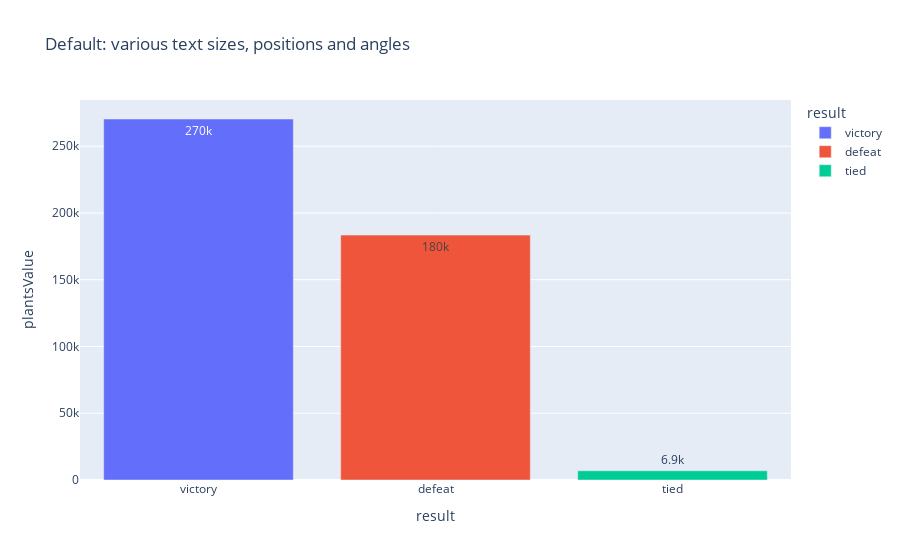
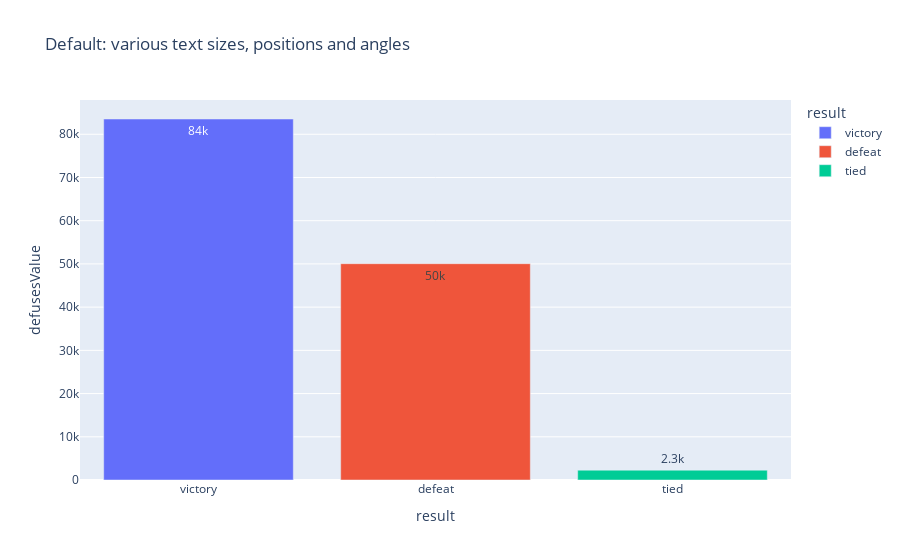

Write notebook code for charts like these, in order.
### Code cell
fig = px.bar(matches_plat_defuse, x = 'result', y = 'plantsValue', text_auto='.2s',
            title="Default: various text sizes, positions and angles", color = 'result')
fig.show()

fig = px.bar(matches_plat_defuse, x = 'result', y = 'defusesValue', text_auto='.2s',
            title="Default: various text sizes, positions and angles", color = 'result')
fig.show()

### Figure 1 — Plotly figure (JSON) as saved in the notebook; plotly's stock layout.template omitted (floating-point values rounded to 4 significant figures)
{"data": [{"alignmentgroup": "True", "hovertemplate": "result=%{x}<br>plantsValue=%{y}<extra></extra>", "legendgroup": "victory", "marker": {"color": "#636efa", "pattern": {"shape": ""}}, "name": "victory", "offsetgroup": "victory", "orientation": "v", "showlegend": true, "textposition": "auto", "texttemplate": "%{y:.2s}", "type": "bar", "x": ["victory"], "xaxis": "x", "y": [270391], "yaxis": "y"}, {"alignmentgroup": "True", "hovertemplate": "result=%{x}<br>plantsValue=%{y}<extra></extra>", "legendgroup": "defeat", "marker": {"color": "#EF553B", "pattern": {"shape": ""}}, "name": "defeat", "offsetgroup": "defeat", "orientation": "v", "showlegend": true, "textposition": "auto", "texttemplate": "%{y:.2s}", "type": "bar", "x": ["defeat"], "xaxis": "x", "y": [183418], "yaxis": "y"}, {"alignmentgroup": "True", "hovertemplate": "result=%{x}<br>plantsValue=%{y}<extra></extra>", "legendgroup": "tied", "marker": {"color": "#00cc96", "pattern": {"shape": ""}}, "name": "tied", "offsetgroup": "tied", "orientation": "v", "showlegend": true, "textposition": "auto", "texttemplate": "%{y:.2s}", "type": "bar", "x": ["tied"], "xaxis": "x", "y": [6914], "yaxis": "y"}], "layout": {"barmode": "relative", "legend": {"title": {"text": "result"}, "tracegroupgap": 0}, "title": {"text": "Default: various text sizes, positions and angles"}, "xaxis": {"anchor": "y", "categoryarray": ["victory", "defeat", "tied"], "categoryorder": "array", "domain": [0, 1], "title": {"text": "result"}}, "yaxis": {"anchor": "x", "domain": [0, 1], "title": {"text": "plantsValue"}}}}

### Figure 2 — Plotly figure (JSON) as saved in the notebook; plotly's stock layout.template omitted (floating-point values rounded to 4 significant figures)
{"data": [{"alignmentgroup": "True", "hovertemplate": "result=%{x}<br>defusesValue=%{y}<extra></extra>", "legendgroup": "victory", "marker": {"color": "#636efa", "pattern": {"shape": ""}}, "name": "victory", "offsetgroup": "victory", "orientation": "v", "showlegend": true, "textposition": "auto", "texttemplate": "%{y:.2s}", "type": "bar", "x": ["victory"], "xaxis": "x", "y": [83537], "yaxis": "y"}, {"alignmentgroup": "True", "hovertemplate": "result=%{x}<br>defusesValue=%{y}<extra></extra>", "legendgroup": "defeat", "marker": {"color": "#EF553B", "pattern": {"shape": ""}}, "name": "defeat", "offsetgroup": "defeat", "orientation": "v", "showlegend": true, "textposition": "auto", "texttemplate": "%{y:.2s}", "type": "bar", "x": ["defeat"], "xaxis": "x", "y": [50056], "yaxis": "y"}, {"alignmentgroup": "True", "hovertemplate": "result=%{x}<br>defusesValue=%{y}<extra></extra>", "legendgroup": "tied", "marker": {"color": "#00cc96", "pattern": {"shape": ""}}, "name": "tied", "offsetgroup": "tied", "orientation": "v", "showlegend": true, "textposition": "auto", "texttemplate": "%{y:.2s}", "type": "bar", "x": ["tied"], "xaxis": "x", "y": [2279], "yaxis": "y"}], "layout": {"barmode": "relative", "legend": {"title": {"text": "result"}, "tracegroupgap": 0}, "title": {"text": "Default: various text sizes, positions and angles"}, "xaxis": {"anchor": "y", "categoryarray": ["victory", "defeat", "tied"], "categoryorder": "array", "domain": [0, 1], "title": {"text": "result"}}, "yaxis": {"anchor": "x", "domain": [0, 1], "title": {"text": "defusesValue"}}}}
